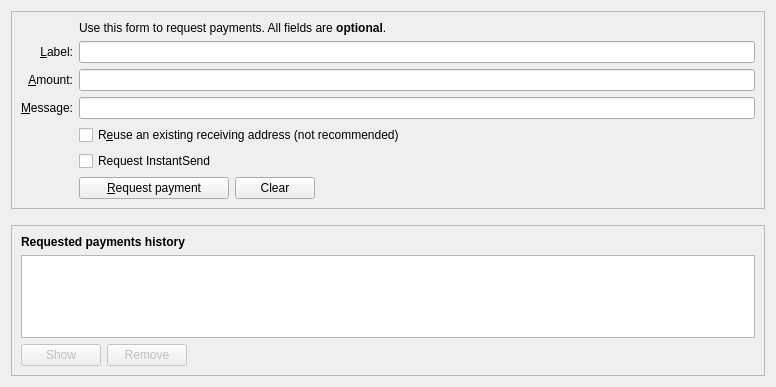
<?xml version="1.0" encoding="UTF-8"?>
<ui version="4.0">
 <class>ReceiveCoinsDialog</class>
 <widget class="QWidget" name="ReceiveCoinsDialog">
  <property name="geometry">
   <rect>
    <x>0</x>
    <y>0</y>
    <width>776</width>
    <height>387</height>
   </rect>
  </property>
  <layout class="QVBoxLayout" name="verticalLayout" stretch="0,0,1">
   <item>
    <widget class="QFrame" name="frame2">
     <property name="sizePolicy">
      <sizepolicy hsizetype="Preferred" vsizetype="Expanding">
       <horstretch>0</horstretch>
       <verstretch>0</verstretch>
      </sizepolicy>
     </property>
     <property name="frameShape">
      <enum>QFrame::StyledPanel</enum>
     </property>
     <property name="frameShadow">
      <enum>QFrame::Sunken</enum>
     </property>
     <layout class="QVBoxLayout" name="verticalLayout_3">
      <item>
       <layout class="QGridLayout" name="gridLayout">
        <item row="7" column="2">
         <widget class="QCheckBox" name="reuseAddress">
          <property name="toolTip">
           <string>Reuse one of the previously used receiving addresses.&lt;br&gt;Reusing addresses has security and privacy issues.&lt;br&gt;Do not use this unless re-generating a payment request made before.</string>
          </property>
          <property name="text">
           <string>R&amp;euse an existing receiving address (not recommended)</string>
          </property>
         </widget>
        </item>
        <item row="7" column="0">
         <widget class="QLabel" name="label_4">
          <property name="text">
           <string/>
          </property>
         </widget>
        </item>
        <item row="6" column="0">
         <widget class="QLabel" name="label_3">
          <property name="toolTip">
           <string>An optional message to attach to the payment request, which will be displayed when the request is opened. Note: The message will not be sent with the payment over the Digitalcoin network.</string>
          </property>
          <property name="text">
           <string>&amp;Message:</string>
          </property>
          <property name="alignment">
           <set>Qt::AlignRight|Qt::AlignTrailing|Qt::AlignVCenter</set>
          </property>
          <property name="buddy">
           <cstring>reqMessage</cstring>
          </property>
         </widget>
        </item>
        <item row="4" column="2">
         <widget class="QLineEdit" name="reqLabel">
          <property name="toolTip">
           <string>An optional label to associate with the new receiving address.</string>
          </property>
         </widget>
        </item>
        <item row="6" column="2">
         <widget class="QLineEdit" name="reqMessage">
          <property name="toolTip">
           <string>An optional message to attach to the payment request, which will be displayed when the request is opened.&lt;br&gt;Note: The message will not be sent with the payment over the Digitalcoin network.</string>
          </property>
         </widget>
        </item>
        <item row="2" column="2">
         <widget class="QLabel" name="label_5">
          <property name="text">
           <string>Use this form to request payments. All fields are &lt;b&gt;optional&lt;/b&gt;.</string>
          </property>
         </widget>
        </item>
        <item row="4" column="0">
         <widget class="QLabel" name="label_2">
          <property name="toolTip">
           <string>An optional label to associate with the new receiving address.</string>
          </property>
          <property name="text">
           <string>&amp;Label:</string>
          </property>
          <property name="alignment">
           <set>Qt::AlignRight|Qt::AlignTrailing|Qt::AlignVCenter</set>
          </property>
          <property name="buddy">
           <cstring>reqLabel</cstring>
          </property>
         </widget>
        </item>
        <item row="5" column="0">
         <widget class="QLabel" name="label">
          <property name="toolTip">
           <string>An optional amount to request. Leave this empty or zero to not request a specific amount.</string>
          </property>
          <property name="text">
           <string>&amp;Amount:</string>
          </property>
          <property name="alignment">
           <set>Qt::AlignRight|Qt::AlignTrailing|Qt::AlignVCenter</set>
          </property>
          <property name="buddy">
           <cstring>reqAmount</cstring>
          </property>
         </widget>
        </item>
        <item row="5" column="2">
         <widget class="BitcoinAmountField" name="reqAmount">
          <property name="minimumSize">
           <size>
            <width>80</width>
            <height>0</height>
           </size>
          </property>
          <property name="toolTip">
           <string>An optional amount to request. Leave this empty or zero to not request a specific amount.</string>
          </property>
         </widget>
        </item>
        <item row="9" column="2">
         <layout class="QHBoxLayout" name="horizontalLayout">
          <item>
           <widget class="QPushButton" name="receiveButton">
            <property name="minimumSize">
             <size>
              <width>150</width>
              <height>0</height>
             </size>
            </property>
            <property name="text">
             <string>&amp;Request payment</string>
            </property>
           </widget>
          </item>
          <item>
           <widget class="QPushButton" name="clearButton">
            <property name="sizePolicy">
             <sizepolicy hsizetype="Minimum" vsizetype="Fixed">
              <horstretch>0</horstretch>
              <verstretch>0</verstretch>
             </sizepolicy>
            </property>
            <property name="toolTip">
             <string>Clear all fields of the form.</string>
            </property>
            <property name="text">
             <string>Clear</string>
            </property>
            <property name="autoDefault">
             <bool>false</bool>
            </property>
           </widget>
          </item>
          <item>
           <spacer name="horizontalSpacer">
            <property name="orientation">
             <enum>Qt::Horizontal</enum>
            </property>
            <property name="sizeHint" stdset="0">
             <size>
              <width>40</width>
              <height>20</height>
             </size>
            </property>
           </spacer>
          </item>
         </layout>
        </item>
        <item row="9" column="0">
         <widget class="QLabel" name="label_7">
          <property name="text">
           <string/>
          </property>
         </widget>
        </item>
        <item row="8" column="2">
         <widget class="QCheckBox" name="checkUseInstantSend">
          <property name="text">
           <string>Request InstantSend</string>
          </property>
          <property name="checked">
           <bool>false</bool>
          </property>
         </widget>
        </item>
       </layout>
      </item>
     </layout>
    </widget>
   </item>
   <item>
    <spacer name="verticalSpacer_2">
     <property name="orientation">
      <enum>Qt::Vertical</enum>
     </property>
     <property name="sizeHint" stdset="0">
      <size>
       <width>20</width>
       <height>10</height>
      </size>
     </property>
    </spacer>
   </item>
   <item>
    <widget class="QFrame" name="frame">
     <property name="sizePolicy">
      <sizepolicy hsizetype="Preferred" vsizetype="Expanding">
       <horstretch>0</horstretch>
       <verstretch>0</verstretch>
      </sizepolicy>
     </property>
     <property name="frameShape">
      <enum>QFrame::StyledPanel</enum>
     </property>
     <property name="frameShadow">
      <enum>QFrame::Raised</enum>
     </property>
     <layout class="QVBoxLayout" name="verticalLayout_2">
      <item>
       <widget class="QLabel" name="label_6">
        <property name="font">
         <font>
          <weight>75</weight>
          <bold>true</bold>
         </font>
        </property>
        <property name="text">
         <string>Requested payments history</string>
        </property>
       </widget>
      </item>
      <item>
       <widget class="QTableView" name="recentRequestsView">
        <property name="contextMenuPolicy">
         <enum>Qt::CustomContextMenu</enum>
        </property>
        <property name="tabKeyNavigation">
         <bool>false</bool>
        </property>
        <property name="sortingEnabled">
         <bool>true</bool>
        </property>
       </widget>
      </item>
      <item>
       <layout class="QHBoxLayout" name="horizontalLayout_2">
        <item>
         <widget class="QPushButton" name="showRequestButton">
          <property name="enabled">
           <bool>false</bool>
          </property>
          <property name="toolTip">
           <string>Show the selected request (does the same as double clicking an entry)</string>
          </property>
          <property name="text">
           <string>Show</string>
          </property>
          <property name="autoDefault">
           <bool>false</bool>
          </property>
         </widget>
        </item>
        <item>
         <widget class="QPushButton" name="removeRequestButton">
          <property name="enabled">
           <bool>false</bool>
          </property>
          <property name="toolTip">
           <string>Remove the selected entries from the list</string>
          </property>
          <property name="text">
           <string>Remove</string>
          </property>
          <property name="autoDefault">
           <bool>false</bool>
          </property>
         </widget>
        </item>
        <item>
         <spacer name="horizontalSpacer_2">
          <property name="orientation">
           <enum>Qt::Horizontal</enum>
          </property>
          <property name="sizeHint" stdset="0">
           <size>
            <width>40</width>
            <height>20</height>
           </size>
          </property>
         </spacer>
        </item>
       </layout>
      </item>
     </layout>
    </widget>
   </item>
  </layout>
 </widget>
 <customwidgets>
  <customwidget>
   <class>BitcoinAmountField</class>
   <extends>QLineEdit</extends>
   <header>bitcoinamountfield.h</header>
   <container>1</container>
  </customwidget>
 </customwidgets>
 <tabstops>
  <tabstop>reqLabel</tabstop>
  <tabstop>reqAmount</tabstop>
  <tabstop>reqMessage</tabstop>
  <tabstop>reuseAddress</tabstop>
  <tabstop>receiveButton</tabstop>
  <tabstop>clearButton</tabstop>
  <tabstop>recentRequestsView</tabstop>
  <tabstop>showRequestButton</tabstop>
  <tabstop>removeRequestButton</tabstop>
 </tabstops>
 <resources>
  <include location="../digitalcoin.qrc"/>
 </resources>
 <connections/>
</ui>
